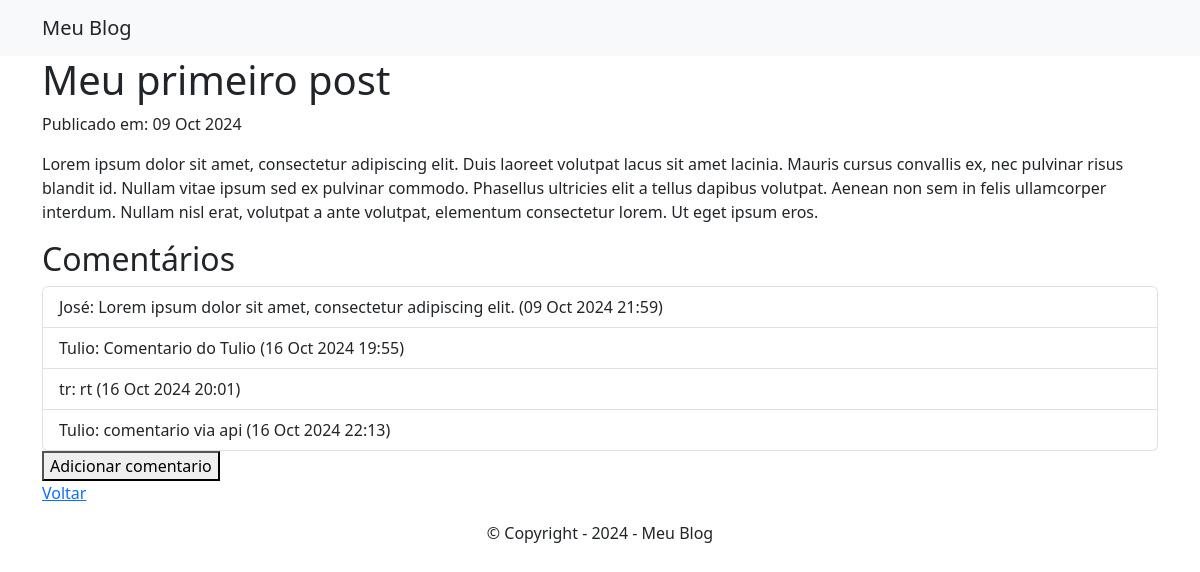
/post/1, run on the app's committed database.
### blog/models.py (models this page shows, shortened)
class Post(models.Model):
    title = models.CharField(max_length=200)
    content = models.TextField()
    created_at = models.DateTimeField(auto_now_add=True)
    updated_at = models.DateTimeField(auto_now=True)

class Comment(models.Model):
    post = models.ForeignKey(Post, on_delete=models.CASCADE, related_name='comments')
    author = models.CharField(max_length=200)
    content = models.TextField()
    created_at = models.DateTimeField(auto_now_add=True)

### blog/views.py (the view)
# urls.py: path('post/<int:post_id>', views.exibe_post, name='exibe_post'),
def exibe_post(request, post_id):
    post = Post.objects.get(id=post_id)
    comments = post.comments.all()
    context = {'post': post, 'comments': comments}
    return render(request, 'blog/exibe_post.html', context)

### blog/templates/blog/exibe_post.html (shortened to what this page needs)
{%  extends "blog/base.html" %}
{% block content %}
    <h1>{{ post.title }}</h1>
    <p>Publicado em: {{ post.created_at|date:"d M Y" }}</p>
    <p>{{ post.content }}</p>
    <h2>Comentários</h2>
        <ul class="list-group">
            {% for comment in comments %}
                <li class="list-group-item"> {{ comment.author }}: {{ comment.content }} ({{ comment.created_at|date:"d M Y H:i" }})</li>
            {% empty %}
                <li class="list-group-item"> Nenhum comentário ainda</li>
            {% endfor %}
        </ul>
    <form method="post" action="{% url 'adicionar_comentario' post.id %}">
    <button type="submit">Adicionar comentario</button>
    </form>
    <a href="{% url 'lista_posts' %}">Voltar</a>
{% endblock %}

### data on the page
Post: title "Meu primeiro post", created_at "09 Oct 2024", content "Lorem ipsum dolor sit amet, consectetur adipiscing elit. Duis laoreet volutpat lacus sit amet lacinia. Mauris cursus convallis ex, nec pulvinar risus blandit id. Nullam vitae ipsum sed ex pulvinar commodo. Phasellus ultricies elit a tellus dapibus volutpat. Aenean non sem in felis ullamcorper interdum. Nullam nisl erat, volutpat a ante volutpat, elementum consectetur lorem. Ut eget ipsum eros."
Comment: author "José", content "Lorem ipsum dolor sit amet, consectetur adipiscing elit.", created_at "09 Oct 2024 21:59"
Comment: author "Tulio", content "Comentario do Tulio", created_at "16 Oct 2024 19:55"
Comment: author "tr", content "rt", created_at "16 Oct 2024 20:01"
Comment: author "Tulio", content "comentario via api", created_at "16 Oct 2024 22:13"
